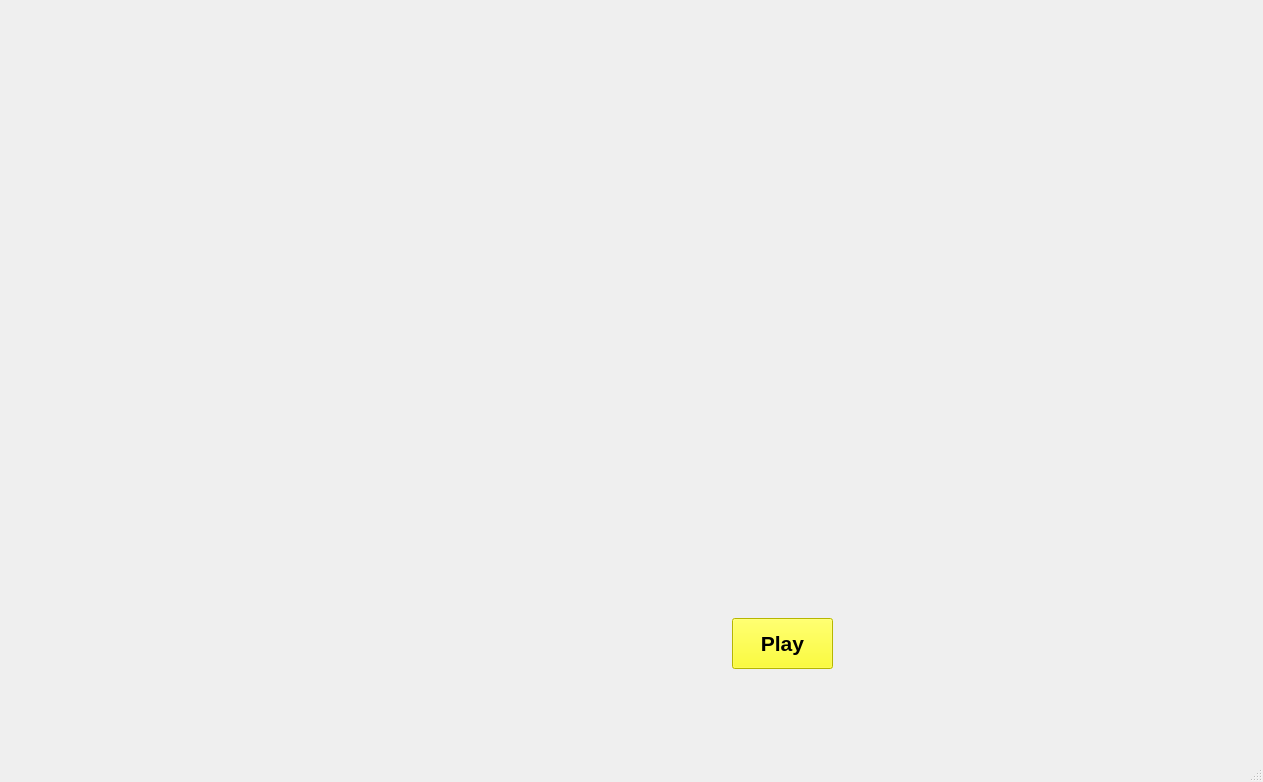
<?xml version="1.0" encoding="UTF-8"?>
<ui version="4.0">
 <class>Splash</class>
 <widget class="QMainWindow" name="Splash">
  <property name="geometry">
   <rect>
    <x>0</x>
    <y>0</y>
    <width>1263</width>
    <height>782</height>
   </rect>
  </property>
  <property name="windowTitle">
   <string>MainWindow</string>
  </property>
  <widget class="QWidget" name="centralwidget">
   <widget class="QPushButton" name="pushButton">
    <property name="geometry">
     <rect>
      <x>732</x>
      <y>618</y>
      <width>101</width>
      <height>51</height>
     </rect>
    </property>
    <property name="font">
     <font>
      <pointsize>16</pointsize>
      <bold>true</bold>
     </font>
    </property>
    <property name="styleSheet">
     <string notr="true">background-color: rgb(255, 255, 0);</string>
    </property>
    <property name="text">
     <string>Play</string>
    </property>
   </widget>
  </widget>
  <widget class="QMenuBar" name="menubar">
   <property name="geometry">
    <rect>
     <x>0</x>
     <y>0</y>
     <width>1263</width>
     <height>26</height>
    </rect>
   </property>
  </widget>
  <widget class="QStatusBar" name="statusbar"/>
 </widget>
 <resources/>
 <connections>
  <connection>
   <sender>pushButton</sender>
   <signal>clicked()</signal>
   <receiver>Splash</receiver>
   <slot>close()</slot>
   <hints>
    <hint type="sourcelabel">
     <x>759</x>
     <y>647</y>
    </hint>
    <hint type="destinationlabel">
     <x>768</x>
     <y>557</y>
    </hint>
   </hints>
  </connection>
 </connections>
</ui>
